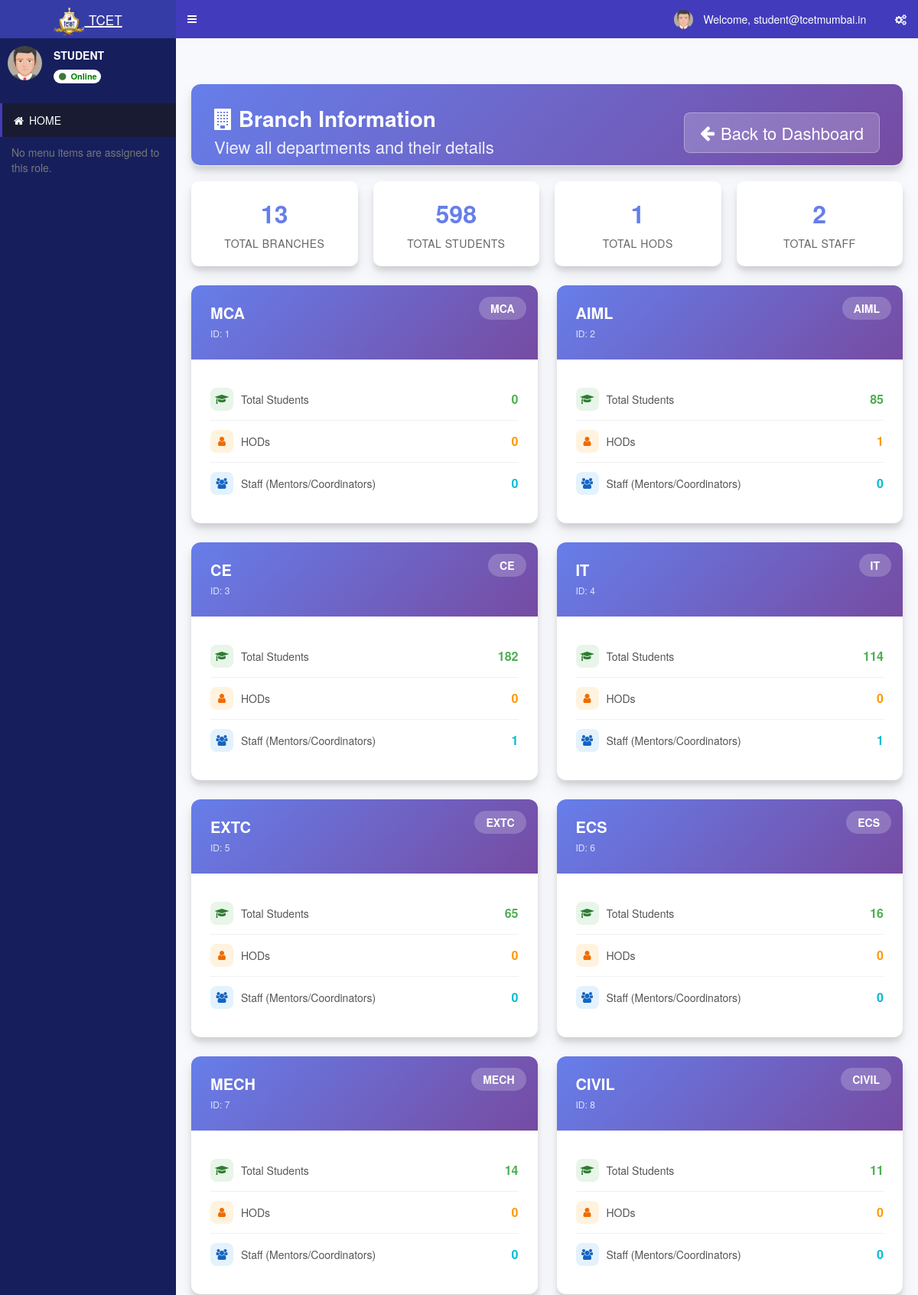
/admin/branch_info.php (signed in, upper part), run on an earlier commit of the app's database.
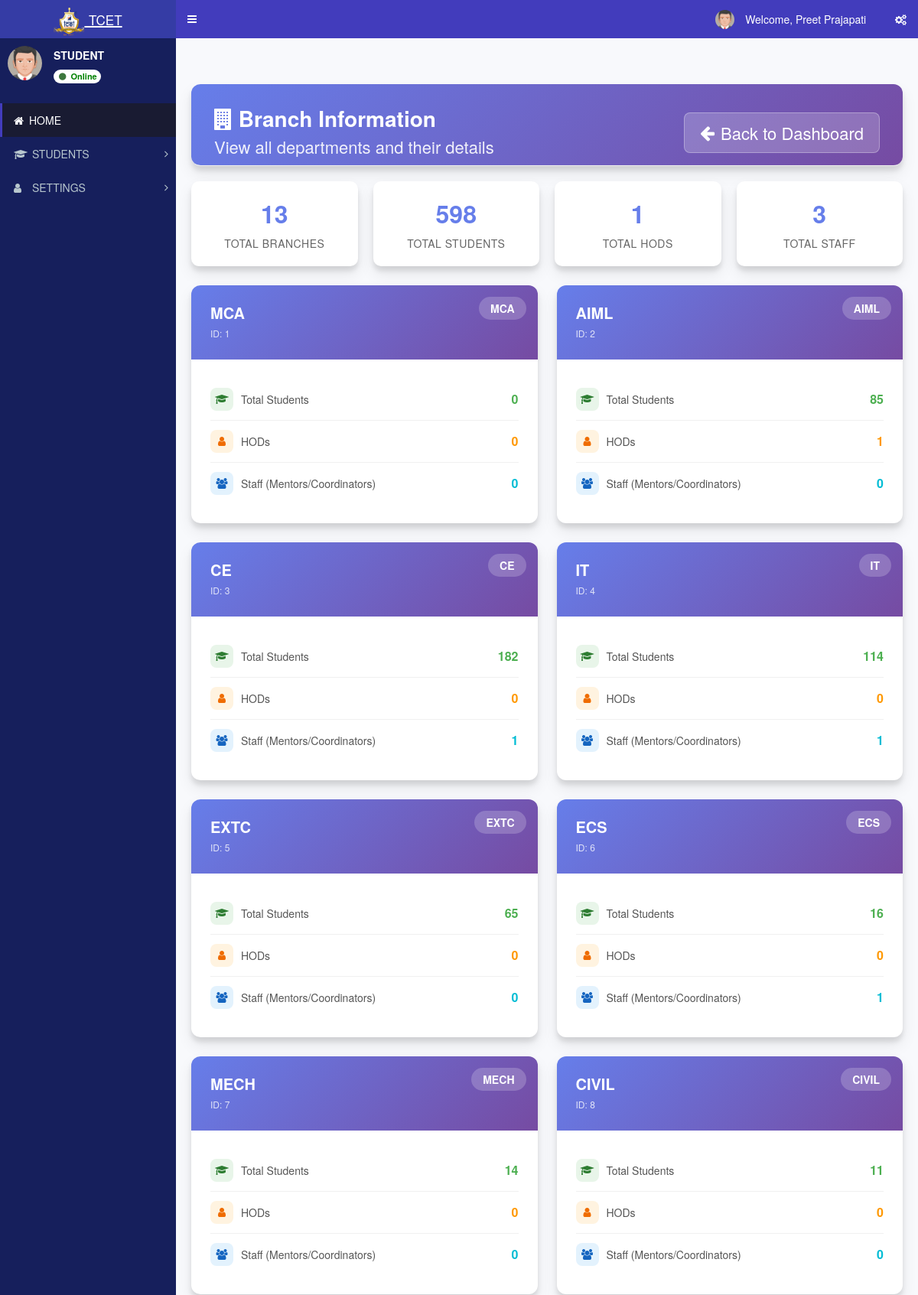
And on a later commit of the database.
### tables this page shows
CREATE TABLE `st_login` (
  `login_id` int(11) NOT NULL,
  `username` varchar(200) NOT NULL,
  `password` varchar(255) NOT NULL,
  `role_id` int(11) NOT NULL,
  `user_id` int(11) NOT NULL,
  `created_at` timestamp NOT NULL DEFAULT current_timestamp()
);

CREATE TABLE `st_department_master` (
  `department_id` int(11) NOT NULL,
  `department_name` varchar(150) NOT NULL,
  `date` timestamp NOT NULL DEFAULT current_timestamp() ON UPDATE current_timestamp()
);

CREATE TABLE `st_user_master` (
  `user_id` int(11) NOT NULL,
  `user_name` varchar(150) NOT NULL,
  `email_id` varchar(200) NOT NULL,
  `phone_number` varchar(15) DEFAULT NULL,
  `department_id` int(11) NOT NULL,
  `role_id` int(11) NOT NULL,
  `student_id` int(11) NOT NULL
);

CREATE TABLE `st_menu_master` (
  `menu_id` int(11) NOT NULL,
  `menu_name` varchar(100) NOT NULL,
  `menu_icon` varchar(100) NOT NULL DEFAULT 'fa fa-folder'
);

### database/db_connect.php (called while the page is built, shortened)
<?php
class DBController
{
    public $host = "localhost";
    public $user = "root";
    public $password = "";
    public $database = "tcet_st";
    function __construct()
    {
        $this->conn = $this->connectDB();
    }
    function connectDB()
    {
      $conn = @mysqli_connect($this->host,$this->user,$this->password,$this->database);
      return $conn;
    }
}
?>

### admin/branch_info.php (the view, shortened to what the changed rows need)
<?php
require "header/header.php";
$db_handle = new DBController();
$selectedDepartmentId = intval($_GET['department_id'] ?? 0);
$branches_query = "SELECT
    d.department_id as id,
    d.department_name as name,
    CASE
        WHEN LOCATE(' ', d.department_name) > 0
        THEN UPPER(SUBSTRING(d.department_name, 1, LOCATE(' ', d.department_name) - 1))
        ELSE UPPER(d.department_name)
    END as code,
    (SELECT COUNT(*) FROM st_student_master WHERE department_id = d.department_id AND status = 0
    ) as total_students,
    (SELECT COUNT(*) FROM st_login WHERE user_id = d.department_id AND role_id = 2) as total_hods,
    (SELECT COUNT(*) FROM st_login WHERE user_id = d.department_id AND role_id IN (3,4)) as total_staff
FROM st_department_master d
" . ($selectedDepartmentId > 0 ? "WHERE d.department_id = $selectedDepartmentId " : "") . "
ORDER BY d.department_id";
$branches_result = mysqli_query($db_handle->conn, $branches_query);
$branches = [];
if ($branches_result) {
    while ($row = mysqli_fetch_assoc($branches_result)) {
        $branches[] = $row;
    }
} else {
    error_log("Branches query failed: " . mysqli_error($db_handle->conn));
}
?>
<!DOCTYPE html>
<html lang="en">
<head>
    <link rel="stylesheet" href="https://cdnjs.cloudflare.com/ajax/libs/font-awesome/4.5.0/css/font-awesome.min.css">
</head>
<body>
    <div class="content-wrapper">
        <div class="page-header">
            <div>
                <h1><i class="fa fa-building"></i> Branch Information</h1>
            </div>
        </div>
        <div class="stats-bar">
            <div class="stat-item">
                <div class="stat-number"><?php echo array_sum(array_column($branches, 'total_staff')); ?></div>
                <div class="stat-label">Total Staff</div>
            </div>
        </div>
        <?php if (empty($branches)): ?>
            <div class="empty-state">
                <i class="fa fa-building"></i>
                <h3>No Branches Found</h3>
                <p>No branch data available in the database.</p>
            </div>
        <?php else: ?>
            <div class="branches-grid">
                <?php foreach ($branches as $branch): ?>
                    <div class="branch-card">
                        <div class="branch-header">
                            <span class="branch-code"><?php echo htmlspecialchars($branch['code']); ?></span>
                            <h3><?php echo htmlspecialchars($branch['name']); ?></h3>
                            <span class="branch-id">ID: <?php echo htmlspecialchars($branch['id']); ?></span>
                        </div>
                        <div class="branch-body">
                            <div class="metric-row">
                                <div class="metric-label">
                                    <i class="fa fa-graduation-cap" style="background: #e8f5e9; color: #2e7d32;"></i>
                                    Total Students
                                </div>
                                <div class="metric-value students">
                                    <?php echo (int)$branch['total_students']; ?>
                                </div>
                            </div>
                            <div class="metric-row">
                                <div class="metric-label">
                                    <i class="fa fa-user" style="background: #fff3e0; color: #ef6c00;"></i>
                                    HODs
                                </div>
                                <div class="metric-value hods">
                                    <?php echo (int)$branch['total_hods']; ?>
                                </div>
                            </div>
                            <div class="metric-row">
                                <div class="metric-label">
                                    <i class="fa fa-users" style="background: #e3f2fd; color: #1565c0;"></i>
                                    Staff (Mentors/Coordinators)
                                </div>
                                <div class="metric-value staff">
                                    <?php echo (int)$branch['total_staff']; ?>
                                </div>
                            </div>
                        </div>
                    </div>
                <?php endforeach; ?>
            </div>
        <?php endif; ?>
    </div>
    <?php include "header/footer.php"; ?>
</body>
</html>

### admin/header/header.php (shortened to what the changed rows need)
<?php
include_once("../database/db_connect.php");
$db_handle = new DBController();
$sessionLoginId = intval($_SESSION['user_login_id'] ?? $_SESSION['user_session'] ?? 0);
$username = '';
$userid = 0;
$usertype = 0;
$sql = "SELECT * FROM st_login WHERE login_id='" . $sessionLoginId . "' LIMIT 1";
$result = mysqli_query($db_handle->conn, $sql);
if ($result && $result->num_rows > 0) {
	$row = $result->fetch_assoc();
	$username = $row['username'];
	$userid = intval($row['user_id']);
	$usertype = intval($row['role_id']);
}
$name = $username;
$profileSql = "SELECT user_name FROM st_user_master WHERE user_id = $userid AND role_id = $usertype LIMIT 1";
$profileResult = mysqli_query($db_handle->conn, $profileSql);
if ($profileResult && ($profileRow = mysqli_fetch_assoc($profileResult))) {
	$profileName = trim((string)($profileRow['user_name'] ?? ''));
	if ($profileName !== '') {
		$name = $profileName;
	}
}
?>
<!DOCTYPE html>
<html>
<head>
	<link rel="stylesheet" href="bootstrap/css/bootstrap.min.css">
	<link rel="stylesheet" href="https://cdnjs.cloudflare.com/ajax/libs/font-awesome/4.5.0/css/font-awesome.min.css">
	<link rel="stylesheet" href="https://cdnjs.cloudflare.com/ajax/libs/ionicons/2.0.1/css/ionicons.min.css">
	<link rel="stylesheet" href="dist/css/AdminLTE.min.css">
	<link rel="stylesheet" href="dist/css/skins/_all-skins.min.css">
	<link rel="stylesheet" href="plugins/iCheck/flat/blue.css">
	<link rel="stylesheet" href="plugins/morris/morris.css">
	<link rel="stylesheet" href="plugins/jvectormap/jquery-jvectormap-1.2.2.css">
	<link rel="stylesheet" href="plugins/datepicker/datepicker3.css">
	<link rel="stylesheet" href="plugins/daterangepicker/daterangepicker.css">
	<link rel="stylesheet" href="plugins/bootstrap-wysihtml5/bootstrap3-wysihtml5.min.css">
</head>
<body class="hold-transition skin-blue sidebar-mini">
	<div class="wrapper">
		<header class="main-header">
			<nav class="navbar navbar-static-top">
				<div class="navbar-custom-menu">
					<ul class="nav navbar-nav">
						<li class="dropdown user user-menu">
							<a href="#" class="dropdown-toggle" data-toggle="dropdown">
								<img src="dist/img/user2-160x160.jpg" class="user-image" alt="User Image">
								<span class="hidden-xs">&nbsp;Welcome, <?php echo $name; ?> &nbsp;</span>
							</a>
						</li>
					</ul>
				</div>
			</nav>
		</header>
		<aside class="main-sidebar">
			<section class="sidebar">
				<div class="user-panel">
					<div class="pull-left image">
					</div>
					<div class="pull-left info">
					</div>
				</div>
				<br />
				<?php include "side_menu.php"; ?>
		</aside>

### admin/header/side_menu.php (shortened to what the changed rows need)
<?php
function sidebar_has_column($conn, $table, $column)
{
	$escapedColumn = mysqli_real_escape_string($conn, $column);
	$result = mysqli_query($conn, "SHOW COLUMNS FROM $table LIKE '$escapedColumn'");
	$exists = ($result && mysqli_num_rows($result) > 0);
	return $exists;
}
$menuHasIconColumn = sidebar_has_column($db_handle->conn, 'st_menu_master', 'menu_icon');
$subMenuHasIconColumn = sidebar_has_column($db_handle->conn, 'st_sub_menu_master', 'sub_menu_icon');
$subMenuHasRouteColumn = sidebar_has_column($db_handle->conn, 'st_sub_menu_master', 'sub_menu_route');
$menuTree = array();
$menuIconSelect = $menuHasIconColumn
	? "COALESCE(NULLIF(TRIM(m.menu_icon), ''), 'fa fa-folder') AS menu_icon"
	: "'fa fa-folder' AS menu_icon";
$subMenuRouteSelect = $subMenuHasRouteColumn
	? "COALESCE(NULLIF(TRIM(sm.sub_menu_route), ''), '#') AS sub_menu_route"
	: "'#' AS sub_menu_route";
$subMenuIconSelect = $subMenuHasIconColumn
	? "COALESCE(NULLIF(TRIM(sm.sub_menu_icon), ''), 'fa fa-angle-double-right') AS sub_menu_icon"
	: "'fa fa-angle-double-right' AS sub_menu_icon";
$menuSql = "SELECT m.menu_id, m.menu_name, $menuIconSelect
			FROM st_menu_master m
			WHERE (
				EXISTS (
					SELECT 1
					FROM st_menu_allocation_master mar
					WHERE mar.menu_id = m.menu_id
					  AND mar.role_id = ?
					  AND mar.sub_menu_id IS NULL
				)
				OR EXISTS (
					SELECT 1
					FROM st_menu_allocation_master maa
					WHERE maa.menu_id = m.menu_id
					  AND maa.role_id = ?
					  AND maa.sub_menu_id IS NOT NULL
				)
			)
			ORDER BY m.menu_id";
$menuStmt = mysqli_prepare($db_handle->conn, $menuSql);
if ($menuStmt) {
	mysqli_stmt_bind_param($menuStmt, 'ii', $usertype, $usertype);
	mysqli_stmt_execute($menuStmt);
	$menuResult = mysqli_stmt_get_result($menuStmt);
	while ($menuRow = mysqli_fetch_assoc($menuResult)) {
		$menuId = (int) $menuRow['menu_id'];
		$menuTree[$menuId] = array(
			'menu_name' => $menuRow['menu_name'],
			'menu_icon' => $menuRow['menu_icon'],
			'submenus' => array()
		);
		$subSql = "SELECT sm.sub_menu_id, sm.sub_menu_name, $subMenuRouteSelect, $subMenuIconSelect
				   FROM st_sub_menu_master sm
				   WHERE sm.menu_id = ?
				   AND (
					   EXISTS (
						   SELECT 1
						   FROM st_menu_allocation_master mar
						   WHERE mar.sub_menu_id = sm.sub_menu_id
							 AND mar.role_id = ?
					   )
				   )
				   ORDER BY sm.sort_order ASC, sm.sub_menu_id ASC";
		$subStmt = mysqli_prepare($db_handle->conn, $subSql);
		if ($subStmt) {
			mysqli_stmt_bind_param($subStmt, 'ii', $menuId, $usertype);
			mysqli_stmt_execute($subStmt);
			$subResult = mysqli_stmt_get_result($subStmt);
			while ($subRow = mysqli_fetch_assoc($subResult)) {
				$menuTree[$menuId]['submenus'][] = $subRow;
			}
		}
	}
}
?>
<ul class="sidebar-menu" id="sidebar-dynamic-menu">
<li class="active"><a href="index.php"><i class="fa fa-home"></i>HOME</a></li>
<?php foreach ($menuTree as $menuId => $menuData) {
	$menuName = trim((string) $menuData['menu_name']);
	$menuIcon = trim((string) $menuData['menu_icon']);
?>
<li class="treeview" data-menu-id="<?php echo $menuId; ?>" id="sidebar-menu-<?php echo $menuId; ?>">
<a href="#">
<i class="<?php echo htmlspecialchars($menuIcon); ?>" aria-hidden="true"></i> <span><?php echo strtoupper(htmlspecialchars($menuName)); ?></span>
<span class="pull-right-container">
<i class="fa fa-angle-right pull-right"></i>
</span>
</a>
</li>
<?php } ?>
</ul>
<?php if (empty($menuTree)) { ?>
<div class="text-muted" style="padding: 10px 15px;">No menu items are assigned to this role.</div>
<?php } ?>
</section>

What changed in the data, as far as the page shows it:
no longer on this page (row unchanged): st_login: username "student@tcetmumbai.in"
added st_user_master: user_name "Preet Prajapati"
now on this page (row unchanged): st_menu_master: menu_name "STUDENTS"
now on this page (row unchanged): st_menu_master: menu_name "SETTINGS"
computed for st_department_master "ECS": total_staff "0" → "1"
Also different on the page:
array_sum(array_column($branches, 'total_staff')): "2" → "3"
text no longer shown: "No menu items are assigned to this role."
